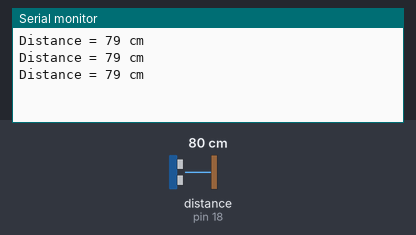
The sketch below on a simulated Arduino Uno, built with avr-gcc and run on an emulated ATmega328P. On the bench: the last lines printed to the serial monitor. Wiring (inferred from the names in the program): ultrasonic range finder: trigger pin 5; echo pin 18. The inputs (shaded band) are chosen by the test bench; at power-on: distance to the obstacle (sensor on pin 18) 80 cm. The echo pulse lasts 58.3 µs per cm.

Above: at 1.3 s.
1.4 s: distance to the obstacle (sensor on pin 18) set to 2 cm
At 1.9 s:
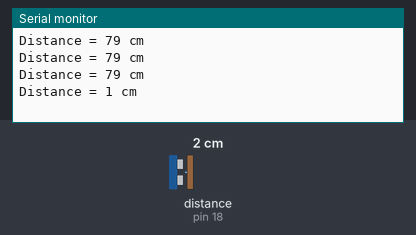
2.9 s: distance to the obstacle (sensor on pin 18) set to 4 cm
At 3.4 s:
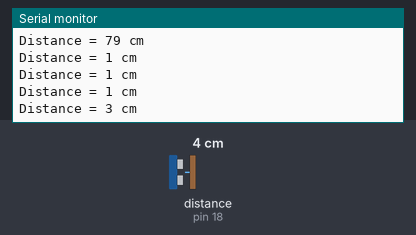
Timing chart, 0 to 5.9 s (numbered marks = the images above; inputs shaded):
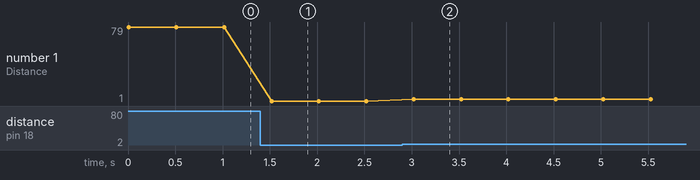

Measured:
- after the input at 1.4 s, the serial monitor: prints a new line after 0.12 s (image 1)
- after the input at 2.9 s, the serial monitor: prints a new line after 0.12 s (image 2)
- plotted number 1: 79 → 1 after the input at 1.4 s, 1 → 3 after the input at 2.9 s

The sketch:

SENSOR.ino
```cpp
// ESP32-WROOM-32D Ultrasonic Sensor Code
// Converted from Arduino Uno

// Define Trig and Echo pin:
const int trigPin = 5;  // Changed to GPIO5
const int echoPin = 18; // Changed to GPIO18

// Define variables:
long duration;
int distance;

void setup() {
  // Define inputs and outputs
  pinMode(trigPin, OUTPUT);
  pinMode(echoPin, INPUT);

  // Begin Serial communication at a baudrate of 115200 (ESP32 preferred):
  Serial.begin(115200);
}

void loop() {
  // Clear the trigPin by setting it LOW:
  digitalWrite(trigPin, LOW);

  delayMicroseconds(5);

  // Trigger the sensor by setting the trigPin high for 10 microseconds:
  digitalWrite(trigPin, HIGH);
  delayMicroseconds(10);
  digitalWrite(trigPin, LOW);

  // Read the echoPin. pulseIn() returns the duration (length of the pulse) in microseconds:
  duration = pulseIn(echoPin, HIGH);

  // Calculate the distance:
  distance = (duration/2) / 29.1;

  // Print the distance on the Serial Monitor:
  Serial.print("Distance = ");
  Serial.print(distance);
  Serial.println(" cm");

  delay(500); // Short delay between readings
}
```
